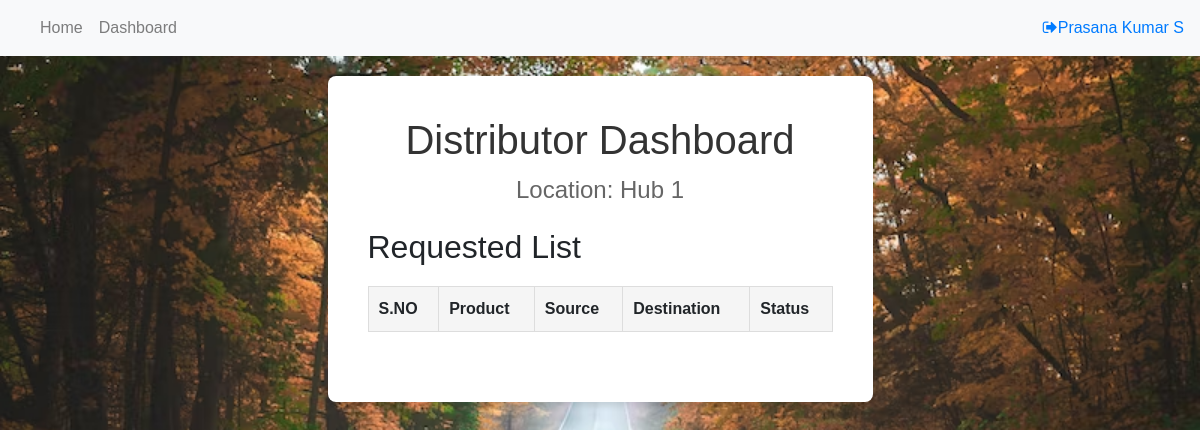
Before: /deliver/11 (signed in) with the older database file.
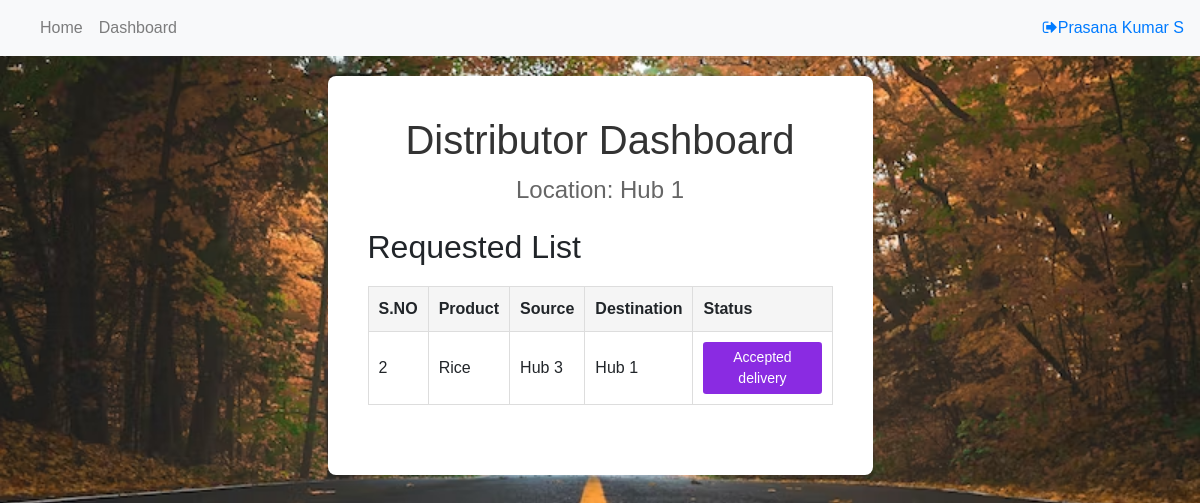
After: the same page with the newer database file.
### app/models.py (models this page shows)
class Request(db.Model):
    id = Column(Integer, primary_key=True)
    stock_Id =  Column(String(100), ForeignKey('stock.id'))
    distributer =  Column(String(100), ForeignKey('users.id'))
    source_location = Column(String(50))
    designation_location = Column(String(50))
    status = Column(String(100))
    '''
    0 - requested
    1 - accepted
    2 - delivery
    3 - completed
    '''

class Stock(db.Model):
    id = Column(Integer, primary_key=True)
    name = Column(String(50))
    description = Column(String(50))
    category_Id =  Column(String(100), ForeignKey('category.id'))
    unit_price = Column(String(50))
    quantity = Column(String(50))
    created_date = Column(DateTime())
    modified_date = Column(DateTime())
    location = Column(String(50))

### app/views.py (the view)
@app.route('/deliver/<pk>')
def accept_delivery(pk):
    message = 'Invalid Id'
    products = Stock.query.all()
    request_data = Request.query.all()
    if req:=Request.query.filter_by(id=pk).first():
        user_pk = session.get('id')
        user = Users.query.filter_by(id=user_pk).first()
        req.status = '2'
        req.distributer = user.id if user else None
        db.session.commit()
        message = 'delivery Accepted'
    return render_template('distributor_dashboard.html',message=message,title='Distributor Dashboard',distributor='active',get_stocks=get_stocks,products=products,request_data=request_data)

### app/views.py (called while the page is built)
def get_stocks(pk):
    data = Stock.query.filter_by(id=pk).first()
    return data if data else ''

### app/templates/distributor_dashboard.html (shortened to what this page needs)
{% extends "base.html" %}
{% block content %}
<link rel="stylesheet" href="{{ url_for('static', filename='css/dashboard-styles.css') }}">
<div class="row justify-content-md-center">
    <div class="col col-lg-6">
        <div class="dashboard-container">
            <header>
                <h1>Distributor Dashboard</h1>
                <p id="location">Location: {{session.get('hub')}}</p>
            </header>
            <main>
                <h2>Requested List</h2>
                <table>
                    <thead>
                        <tr>
                            <th>S.NO</th>
                            <th>Product</th>
                            <th>Source</th>
                            <th>Destination</th>
                            <th>Status</th>
                        </tr>
                    </thead>
                    <tbody id="product-table">
                        {% for i in request_data %}
                        {% if (i.source_location==session.get('hub')) or (session.get('hub')==i.designation_location) and (i.status != '0')%}
                        <tr>
                            <td>{{loop.index}}</td>
                            <td>{{get_stocks(i.stock_Id).name if get_stocks(i.stock_Id) else '-'}}</td>
                            <td>{{i.source_location}}</td>
                            <td>{{i.designation_location}}</td>
                            <td>
                                {% if  (i.status == '1') %}
                                <a class="btn btn-sm btn-secondary" href="/deliver/{{i.id}}">Accept delivery</a>
                                {% elif  (i.status == '2')%}
                                <a class="btn btn-sm" style="background-color: blueviolet; color: white;" >Accepted delivery</a>
                               {% elif  (i.status == '3')%}
                                <a class="btn btn-sm btn-success"  >completed</a>
                                {% endif %}
                            </td>
                        </tr>
                        {% endif %}
                        {% endfor %}
                    </tbody>
                </table>
            </main>
        </div>
    </div>
  </div>
    {% endblock %}

### app/templates/base.html (shortened to what this page needs)
<!DOCTYPE html>
<html lang="en">
<head>
    <link rel="stylesheet" href="https://cdn.jsdelivr.net/npm/bootstrap@4.5.3/dist/css/bootstrap.min.css">
<link rel="stylesheet" href="{{ url_for('static', filename='css/font-awesome.min.css') }}">
</head>
<body>
    <nav class="navbar navbar-expand-lg navbar-light bg-light">
        <div class="collapse navbar-collapse" id="navbarNav">
          <ul class="navbar-nav">
            <li class="nav-item {{home}}">
              <a class="nav-link" href="/">Home <span class="sr-only">(current)</span></a>
            </li>
            <li class="nav-item {{customer}}" id="customer">
              <a class="nav-link" href="/{{session.get('role')}}" class="dashboard-button">Dashboard</a>
            </li>
          </ul>
          {% if session.get('name') %}
          <a class="ml-auto" href="{{ url_for('logout') }}" class="dashboard-button"><i class="fa fa-sign-out" aria-hidden="true"></i>{{session['name']}}</a>
          {% endif %}
        </div>
      </nav>
{% block content %}
{% endblock %}
</body>
</html>

### app/static/css/dashboard-styles.css (style rules this page uses)
body { margin: 0; padding: 0; font-family: Arial, sans-serif; background-image: url('Customer_background_3.avif'); background-repeat: no-repeat; background-position: center; background-size: cover; background-color: #f7f7f7; justify-content: center; align-items: center; min-height: 100vh; }
.dashboard-container { max-width: 1000px; padding: 40px; margin: 20px; background-color: white; border-radius: 8px; box-shadow: 0 4px 6px rgba(0, 0, 0, 0.1); }
header { text-align: center; margin-bottom: 20px; font-size: 24px; color: #333; }
#location { color: #666; }
main { margin-bottom: 30px; }
table { width: 100%; border-collapse: collapse; margin-top: 20px; }
th, td { padding: 10px; border: 1px solid #ddd; text-align: left; }
th { background-color: #f5f5f5; font-weight: bold; }

Changed rows visible on the page:
added Request: source_location "Hub 3", designation_location "Hub 1", status "Accepted delivery"
now on this page (row edited): Stock: name "Rice"
